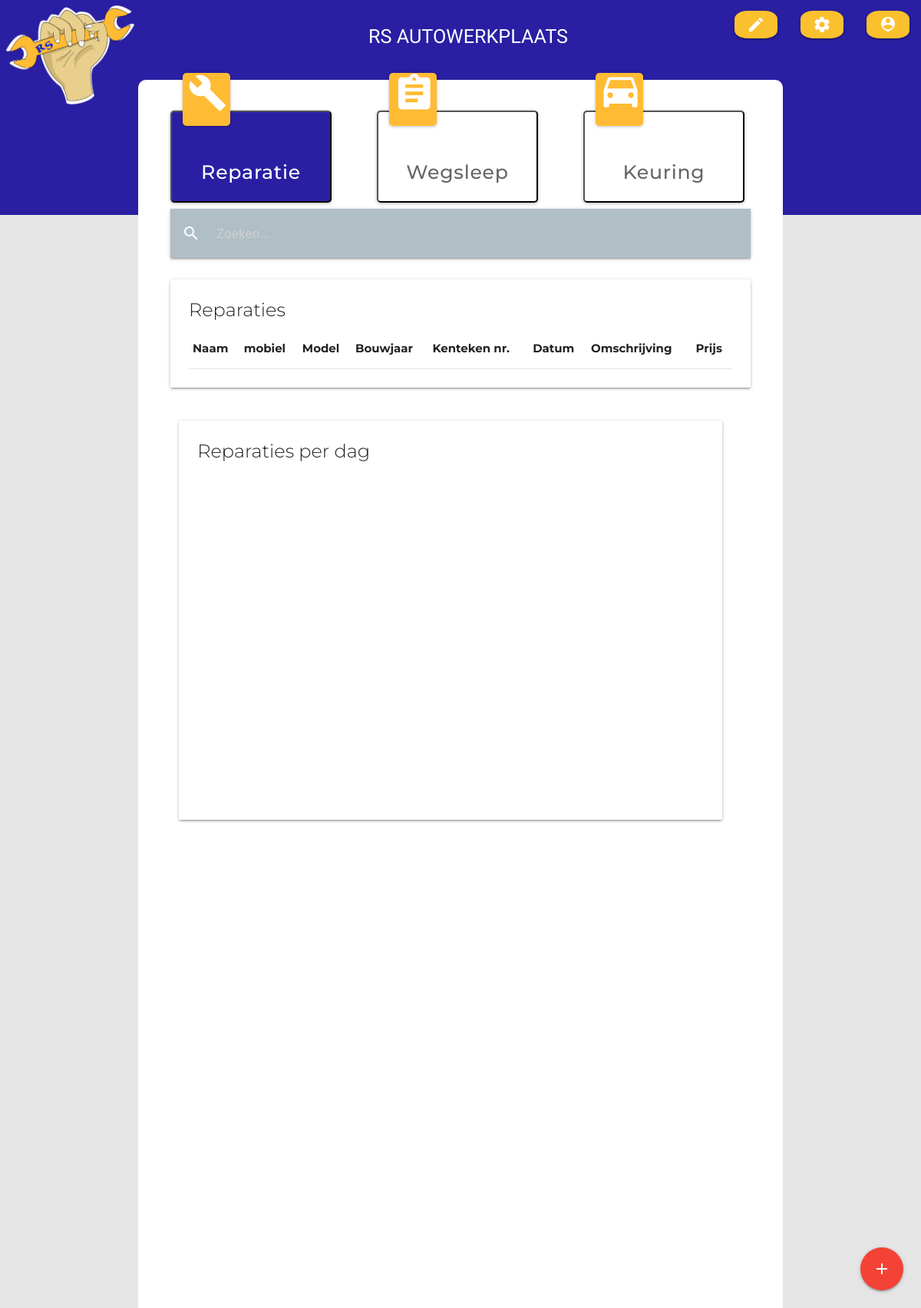
Before: /src/php/dashboard/dashboard.php with the older database file.
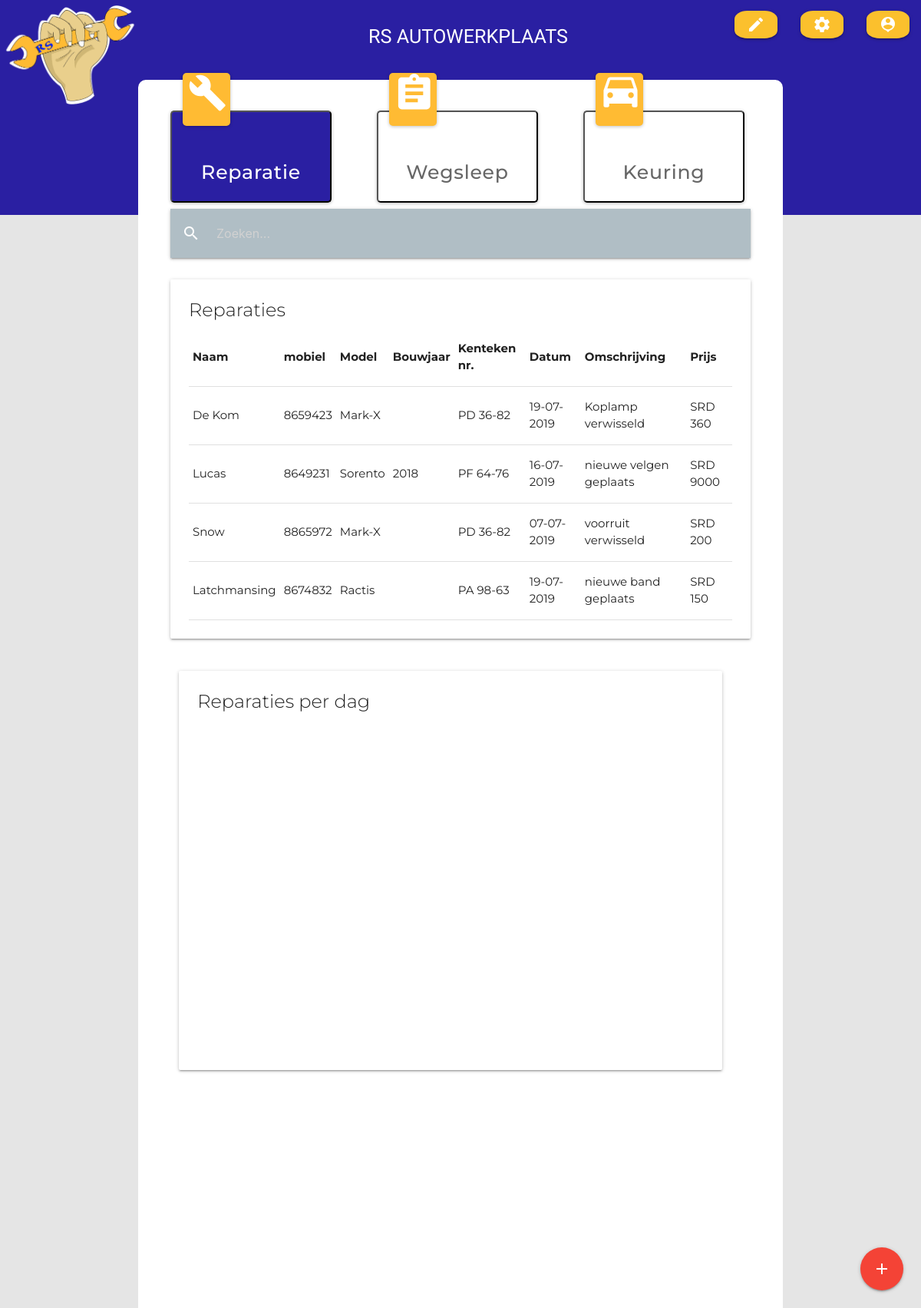
After: the same page with the newer database file.
### tables this page shows
CREATE TABLE `reparatie` (
  `reparatie_id` int(11) NOT NULL,
  `klant_id` int(11) DEFAULT NULL,
  `voertuig_id` int(11) DEFAULT NULL,
  `gebruikers_id` int(11) DEFAULT NULL,
  `datum` timestamp NOT NULL DEFAULT CURRENT_TIMESTAMP,
  `omschrijving` varchar(255) NOT NULL,
  `prijs` double NOT NULL
);

CREATE TABLE `klant` (
  `klant_id` int(11) NOT NULL,
  `naam` varchar(255) NOT NULL,
  `voornaam` varchar(255) NOT NULL,
  `mobiel` int(255) NOT NULL,
  `adres` varchar(255) NOT NULL
);

CREATE TABLE `voertuig` (
  `voertuig_id` int(11) NOT NULL,
  `klant_id` int(11) DEFAULT NULL,
  `merk` varchar(255) NOT NULL,
  `model` varchar(255) NOT NULL,
  `bouwjaar` int(11) DEFAULT NULL,
  `kenteken_nr` varchar(255) NOT NULL,
  `chassis_nr` varchar(255) DEFAULT NULL,
  `categorie` varchar(255) DEFAULT NULL,
  `keuring_vervaldatum` date DEFAULT NULL
);

### src/php/dashboard/dashboard.php (the view, shortened to what this page needs)
<?php
require "../../database/dbh.php";
?>
<!DOCTYPE html>
<html lang="en">
<head>
    <link rel="stylesheet" href="../../css/dashboard.css">
    <link rel="stylesheet" href="../../lib/materialize/css/materialize.css">
    <link rel="stylesheet" href="../../lib/hover/hover-min.css">
</head>
<body style="background: #e5e5e5">
    <div class="row">
        <nav class="z-depth-0 header">
            <div class="nav-wrapper">
                <img class="brand-logo logo" src='../../media/logo.png'>
                <ul id="nav-mobile" class="right">
                    <li><span class="company_name flow-text">RS AUTOWERKPLAATS</span></li>
                    <li><a href="../login/reset.php" class="btn waves-effect yellow darken-2" style="border-radius: 30%"><i class="material-icons">edit</i></a></li>
                    <li><a href="../registerusers/Signup.php" class="btn waves-effect yellow darken-2" style="border-radius: 30%"><i class="material-icons">settings</i></a></li>
                    <li><a href='../../../index.php' class="btn waves-effect yellow darken-2" style="border-radius: 30%"><i class="material-icons">person_pin</i></a></li>
                </ul>
            </div>
        </nav>
        <div class="col s12">
            <div class="container white _container">
                <div class="tab_container">
                    <div class="button_container">
                        <button class="reparatie_tab" onclick="ShowPanel(0, '#2a1fa2')">
                            <h3 class="tab_text_reparatie flow-text">Reparatie</h3>
                            <div>
                            </div>
                        </button>
                        <button class="wegsleep_tab" onclick="ShowPanel(1, '#2a1fa2')">
                            <h3 class="tab_text_wegsleep flow-text">Wegsleep</h3>
                            <div>
                            </div>
                        </button>
                        <button class="keuring_tab" onclick="ShowPanel(2, '#2a1fa2')">
                            <h3 class="tab_text_keuring flow-text">Keuring</h3>
                            <div>
                            </div>
                        </button>
                    </div>
                    <div class="tab_panel">
                        <nav>
                            <div class="nav-wrapper blue-grey lighten-3">
                                <div class="input-field">
                                    <input id="searchRep" type="search" onkeyup="searchFunctionRep()" placeholder="Zoeken..." required>
                                    <label class="label-icon" for="search"><i class="material-icons">search</i></label>
                                    <i class="material-icons">close</i>
                                </div>
                            </div>
                        </nav>
                        <div class="row">
                            <div class="col s12">
                                <div class="card white">
                                    <div class="card-content">
                                        <span class="card-title">Reparaties</span>
                                        <table class="tarief" id="reparatieTabel">
                                            <thead>
                                                <th>Naam</th>
                                                <th>mobiel</th>
                                                <th>Model</th>
                                                <th>Bouwjaar</th>
                                                <th>Kenteken nr.</th>
                                                <th>Datum</th>
                                                <th>Omschrijving</th>
                                                <th>Prijs</th>
                                            </thead>
                                            <tbody>
                                                <?php
                                                $reparatieQuery = mysqli_query($conn, "SELECT klant.naam, klant.mobiel, voertuig.model, voertuig.bouwjaar,
                                                        voertuig.kenteken_nr, reparatie.datum, reparatie.omschrijving, reparatie.prijs from ((reparatie INNER JOIN klant ON
                                                        reparatie.klant_id = klant.klant_id) INNER JOIN voertuig ON reparatie.voertuig_id = voertuig.voertuig_id)");
                                                while ($row = mysqli_fetch_array($reparatieQuery)) {
                                                    echo "<tr>";
                                                    echo "<td>" . $row['naam'] . "</td>";
                                                    echo "<td>" . $row['mobiel'] . "</td>";
                                                    echo "<td>" . $row['model'] . "</td>";
                                                    echo "<td>" . $row['bouwjaar'] . "</td>";
                                                    echo "<td>" . $row['kenteken_nr'] . "</td>";
                                                    echo "<td>" . date("d-m-Y", strtotime($row['datum'])) . "</td>";
                                                    echo "<td>" . $row['omschrijving'] . "</td>";
                                                    echo "<td>" . "SRD " . $row['prijs'] . "</td>";
                                                    echo "</tr>";
                                                }
                                                ?>
                                            </tbody>
                                        </table>
                                    </div>
                                </div>
                            </div>
                        </div>
                        <div class="col s12">
                            <div class="card white" style="position: relative; height:65vh; width: 59vw">
                                <div class="card-content">
                                    <span class="card-title">Reparaties per dag</span>
                                    <div class="chart-container" style="position: relative; height:20vh; width:55vw">
                                    </div>
                                </div>
                            </div>
                        </div>
                    </div>
                </div>
            </div>
            <div class="fixed-action-btn">
                <a class="btn-floating btn-large red">
                    <i class="large material-icons">add</i>
                </a>
            </div>
        </div>
    </div>
</body>
</html>

### src/css/dashboard.css (style rules this page uses)
* { font-family: "Montserrat", sans-serif; }
.header { height: 35vh; background: #2a1fa2; }
.logo { position: absolute; top: -5; left: 10; width: 15%; height: 50%; }
._container { position: absolute; top: 13vh; left: 15%; border-top-left-radius: 10px; border-top-right-radius: 10px; z-index: 2; }
.company_name { position: absolute; top: 2vh; left: 40%; font-family: 'Russo One', sans-serif; }
.reparatie_tab { position: absolute; display: inline-block; width: 25%; height: 15vh; left: 5%; top: 5vh; background: #ffffff; box-shadow: 0px 1px 4px rgba(0, 0, 0, 0.3); border-radius: 5px; cursor: pointer; vertical-align: middle; -webkit-transform: perspective(1px) translateZ(0); transform: perspective(1px) translateZ(0); -webkit-transition-property: color; transition-property: color; -webkit-transition-duration: 0.5s; transition-duration: 0.5s; }
.reparatie_tab:before { content: ""; position: absolute; z-index: -1; top: 0; left: 0; right: 0; bottom: 0; background: #2a1fa2; -webkit-transform: scaleX(0); transform: scaleX(0); -webkit-transform-origin: 0 50%; transform-origin: 0 50%; -webkit-transition-property: transform; transition-property: transform; -webkit-transition-duration: 0.5s; transition-duration: 0.5s; -webkit-transition-timing-function: ease-out; transition-timing-function: ease-out; }
.reparatie_tab div { position: absolute; width: 30%; height: 60%; left: 7%; top: -3vh; background: #ffbb33; box-shadow: 0px 1px 4px rgba(0, 0, 0, 0.25); border-radius: 5px; cursor: pointer; }
.tab_text_reparatie { padding-top: 15%; display: inline-block; font-family: "Montserrat", sans-serif; font-style: normal; font-weight: 500; text-align: center; letter-spacing: 0.03em; color: #676767; }
.wegsleep_tab { position: absolute; width: 25%; height: 15vh; left: 37%; top: 5vh; background: #ffffff; box-shadow: 0px 1px 4px rgba(0, 0, 0, 0.3); border-radius: 5px; cursor: pointer; display: inline-block; vertical-align: middle; -webkit-transform: perspective(1px) translateZ(0); transform: perspective(1px) translateZ(0); -webkit-transition-property: color; transition-property: color; -webkit-transition-duration: 0.5s; transition-duration: 0.5s; }
.wegsleep_tab:before { content: ""; position: absolute; z-index: -1; top: 0; left: 0; right: 0; bottom: 0; background: #2a1fa2; -webkit-transform: scaleY(0); transform: scaleY(0); -webkit-transform-origin: 50% 0; transform-origin: 50% 0; -webkit-transition-property: transform; transition-property: transform; -webkit-transition-duration: 0.5s; transition-duration: 0.5s; -webkit-transition-timing-function: ease-out; transition-timing-function: ease-out; }
.wegsleep_tab div { position: absolute; width: 30%; height: 60%; left: 7%; top: -3vh; background: #ffbb33; box-shadow: 0px 1px 4px rgba(0, 0, 0, 0.25); border-radius: 5px; cursor: pointer; }
.tab_text_wegsleep { padding-top: 15%; display: inline-block; font-family: "Montserrat", sans-serif; font-style: normal; font-weight: 500; text-align: center; letter-spacing: 0.03em; color: #676767; }
.keuring_tab { position: absolute; width: 25%; height: 15vh; left: 69%; top: 5vh; background: #ffffff; box-shadow: 0px 1px 4px rgba(0, 0, 0, 0.3); border-radius: 5px; cursor: pointer; display: inline-block; vertical-align: middle; -webkit-transform: perspective(1px) translateZ(0); transform: perspective(1px) translateZ(0); -webkit-transition-property: color; transition-property: color; -webkit-transition-duration: 0.5s; transition-duration: 0.5s; }
.keuring_tab:before { content: ""; position: absolute; z-index: -1; top: 0; left: 0; right: 0; bottom: 0; background: #2a1fa2; -webkit-transform: scaleX(0); transform: scaleX(0); -webkit-transform-origin: 100% 50%; transform-origin: 100% 50%; -webkit-transition-property: transform; transition-property: transform; -webkit-transition-duration: 0.5s; transition-duration: 0.5s; -webkit-transition-timing-function: ease-out; transition-timing-function: ease-out; }
.keuring_tab div { position: absolute; width: 30%; height: 60%; left: 7%; top: -3vh; background: #ffbb33; box-shadow: 0px 1px 4px rgba(0, 0, 0, 0.25); border-radius: 5px; cursor: pointer; }
.tab_text_keuring { padding-top: 15%; display: inline-block; font-family: "Montserrat", sans-serif; font-style: normal; font-weight: 500; text-align: center; letter-spacing: 0.03em; color: #676767; }
.tab_panel { padding-top: 20%; padding-left: 5%; padding-right: 5%; padding-bottom: 5%; box-sizing: border-box; display: none; height: 200vh; }

Changed rows visible on the page:
added reparatie: klant.naam "De Kom", klant.mobiel "8659423", voertuig.model "Mark-X", voertuig.kenteken_nr "PD 36-82", datum "19-07-2019", omschrijving "Koplamp verwisseld", prijs "360"
added reparatie: klant.naam "Lucas", klant.mobiel "8649231", voertuig.model "Sorento", voertuig.bouwjaar "2018", voertuig.kenteken_nr "PF 64-76", datum "16-07-2019", omschrijving "nieuwe velgen geplaats", prijs "9000"
added reparatie: klant.naam "Snow", klant.mobiel "8865972", voertuig.model "Mark-X", voertuig.kenteken_nr "PD 36-82", datum "07-07-2019", omschrijving "voorruit verwisseld", prijs "200"
added reparatie: klant.naam "Latchmansing", klant.mobiel "8674832", voertuig.model "Ractis", voertuig.kenteken_nr "PA 98-63", datum "19-07-2019", omschrijving "nieuwe band geplaats", prijs "150"
